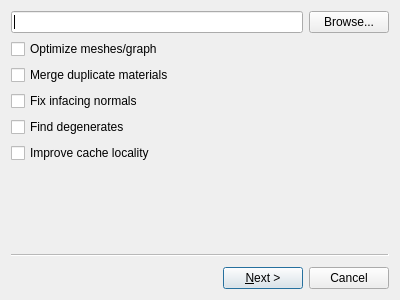
<?xml version="1.0" encoding="UTF-8"?>
<ui version="4.0">
 <class>ImporterWizard</class>
 <widget class="QWizard" name="ImporterWizard">
  <property name="geometry">
   <rect>
    <x>0</x>
    <y>0</y>
    <width>400</width>
    <height>300</height>
   </rect>
  </property>
  <property name="windowTitle">
   <string>Import</string>
  </property>
  <property name="options">
   <set>QWizard::NoBackButtonOnLastPage|QWizard::NoBackButtonOnStartPage</set>
  </property>
  <widget class="QWizardPage" name="wizardPage1">
   <layout class="QGridLayout" name="gridLayout">
    <property name="margin">
     <number>0</number>
    </property>
    <item row="0" column="0">
     <widget class="QLineEdit" name="filename"/>
    </item>
    <item row="0" column="1">
     <widget class="QPushButton" name="browse">
      <property name="text">
       <string>Browse...</string>
      </property>
     </widget>
    </item>
    <item row="1" column="0">
     <widget class="QCheckBox" name="optimize">
      <property name="text">
       <string>Optimize meshes/graph</string>
      </property>
     </widget>
    </item>
    <item row="2" column="0">
     <widget class="QCheckBox" name="merge_materials">
      <property name="text">
       <string>Merge duplicate materials</string>
      </property>
     </widget>
    </item>
    <item row="3" column="0">
     <widget class="QCheckBox" name="fix_normals">
      <property name="text">
       <string>Fix infacing normals</string>
      </property>
     </widget>
    </item>
    <item row="4" column="0">
     <widget class="QCheckBox" name="find_degenerates">
      <property name="text">
       <string>Find degenerates</string>
      </property>
     </widget>
    </item>
    <item row="5" column="0">
     <widget class="QCheckBox" name="cache_locality">
      <property name="text">
       <string>Improve cache locality</string>
      </property>
     </widget>
    </item>
   </layout>
  </widget>
  <widget class="QWizardPage" name="wizardPage2">
   <layout class="QVBoxLayout" name="verticalLayout">
    <property name="margin">
     <number>0</number>
    </property>
    <item>
     <widget class="QTreeWidget" name="tree">
      <property name="verticalScrollMode">
       <enum>QAbstractItemView::ScrollPerPixel</enum>
      </property>
      <property name="columnCount">
       <number>2</number>
      </property>
      <attribute name="headerVisible">
       <bool>false</bool>
      </attribute>
      <column>
       <property name="text">
        <string notr="true">1</string>
       </property>
      </column>
      <column>
       <property name="text">
        <string notr="true">2</string>
       </property>
      </column>
     </widget>
    </item>
   </layout>
  </widget>
 </widget>
 <resources/>
 <connections/>
</ui>
